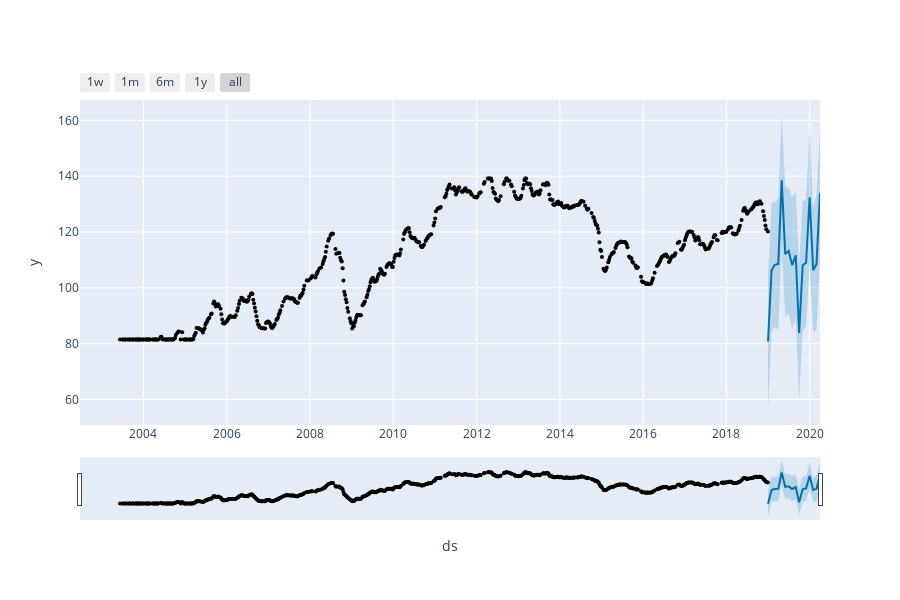

Notebook cell for this chart:
### Code cell
# Plot the predictions
plot_plotly(model,prediction)

### Figure 1 — Plotly figure (JSON) as saved in the notebook; plotly's stock layout.template omitted (floating-point values rounded to 4 significant figures; data arrays with more than 128 entries replaced by an {"elided": "..."} marker saying what was removed)
{"data": [{"marker": {"color": "black", "size": 4}, "mode": "markers", "name": "Actual", "type": "scatter", "x": {"elided": "648 str values"}, "y": {"elided": "648 float values"}}, {"hoverinfo": "skip", "line": {"width": 0}, "mode": "lines", "type": "scatter", "x": ["2019-01-01T00:00:00", "2019-02-01T00:00:00", "2019-03-01T00:00:00", "2019-04-01T00:00:00", "2019-05-01T00:00:00", "2019-06-01T00:00:00", "2019-07-01T00:00:00", "2019-08-01T00:00:00", "2019-09-01T00:00:00", "2019-10-01T00:00:00", "2019-11-01T00:00:00", "2019-12-01T00:00:00", "2020-01-01T00:00:00", "2020-02-01T00:00:00", "2020-03-01T00:00:00", "2020-04-01T00:00:00"], "y": [56.67, 84.21, 85.99, 84.98, 115.4, 89.32, 90.88, 85.18, 89.42, 60.4, 84.75, 86.14, 108.6, 84.39, 84.79, 110.5]}, {"fill": "tonexty", "fillcolor": "rgba(0, 114, 178, 0.2)", "line": {"color": "#0072B2", "width": 2}, "mode": "lines", "name": "Predicted", "type": "scatter", "x": ["2019-01-01T00:00:00", "2019-02-01T00:00:00", "2019-03-01T00:00:00", "2019-04-01T00:00:00", "2019-05-01T00:00:00", "2019-06-01T00:00:00", "2019-07-01T00:00:00", "2019-08-01T00:00:00", "2019-09-01T00:00:00", "2019-10-01T00:00:00", "2019-11-01T00:00:00", "2019-12-01T00:00:00", "2020-01-01T00:00:00", "2020-02-01T00:00:00", "2020-03-01T00:00:00", "2020-04-01T00:00:00"], "y": [80.79, 106.3, 108.3, 108.6, 138.5, 112.1, 113.2, 108.2, 111.7, 83.82, 108.1, 109.0, 132.5, 106.3, 108.4, 134.0]}, {"fill": "tonexty", "fillcolor": "rgba(0, 114, 178, 0.2)", "hoverinfo": "skip", "line": {"width": 0}, "mode": "lines", "type": "scatter", "x": ["2019-01-01T00:00:00", "2019-02-01T00:00:00", "2019-03-01T00:00:00", "2019-04-01T00:00:00", "2019-05-01T00:00:00", "2019-06-01T00:00:00", "2019-07-01T00:00:00", "2019-08-01T00:00:00", "2019-09-01T00:00:00", "2019-10-01T00:00:00", "2019-11-01T00:00:00", "2019-12-01T00:00:00", "2020-01-01T00:00:00", "2020-02-01T00:00:00", "2020-03-01T00:00:00", "2020-04-01T00:00:00"], "y": [104.8, 130.4, 130.7, 132.1, 161.5, 136.2, 135.9, 132.5, 134.5, 108.0, 130.9, 131.8, 156.9, 128.7, 133.3, 156.1]}], "layout": {"height": 600, "showlegend": false, "width": 900, "xaxis": {"rangeselector": {"buttons": [{"count": 7, "label": "1w", "step": "day", "stepmode": "backward"}, {"count": 1, "label": "1m", "step": "month", "stepmode": "backward"}, {"count": 6, "label": "6m", "step": "month", "stepmode": "backward"}, {"count": 1, "label": "1y", "step": "year", "stepmode": "backward"}, {"step": "all"}]}, "rangeslider": {"visible": true}, "title": {"text": "ds"}, "type": "date"}, "yaxis": {"title": {"text": "y"}}}}
